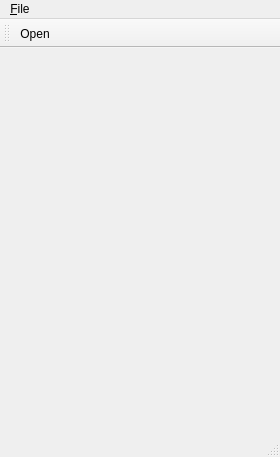
<?xml version="1.0" encoding="UTF-8"?>
<ui version="4.0">
 <class>MainWindow</class>
 <widget class="QMainWindow" name="MainWindow">
  <property name="geometry">
   <rect>
    <x>0</x>
    <y>0</y>
    <width>280</width>
    <height>457</height>
   </rect>
  </property>
  <property name="windowTitle">
   <string>Wave properties</string>
  </property>
  <widget class="QWidget" name="centralwidget"/>
  <widget class="QMenuBar" name="menubar">
   <property name="geometry">
    <rect>
     <x>0</x>
     <y>0</y>
     <width>280</width>
     <height>21</height>
    </rect>
   </property>
   <widget class="QMenu" name="menu_File">
    <property name="title">
     <string>&amp;File</string>
    </property>
    <addaction name="actionOpen"/>
   </widget>
   <addaction name="menu_File"/>
  </widget>
  <widget class="QStatusBar" name="statusbar"/>
  <widget class="QToolBar" name="toolBar">
   <property name="windowTitle">
    <string>toolBar</string>
   </property>
   <attribute name="toolBarArea">
    <enum>TopToolBarArea</enum>
   </attribute>
   <attribute name="toolBarBreak">
    <bool>false</bool>
   </attribute>
   <addaction name="actionOpen"/>
  </widget>
  <action name="actionOpen">
   <property name="text">
    <string>&amp;Open...</string>
   </property>
   <property name="toolTip">
    <string>Open a .wav file</string>
   </property>
   <property name="shortcut">
    <string>Ctrl+O</string>
   </property>
  </action>
 </widget>
 <resources/>
 <connections/>
</ui>
